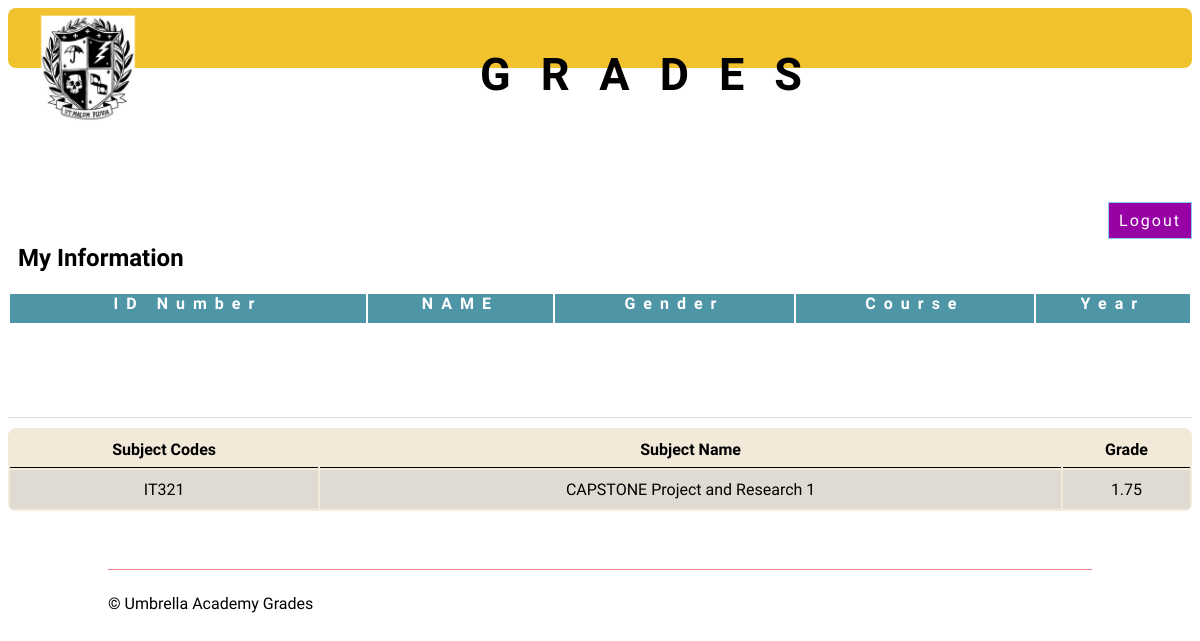
Before: /usteaps/main/dashboard.php (signed in) with the older database file.
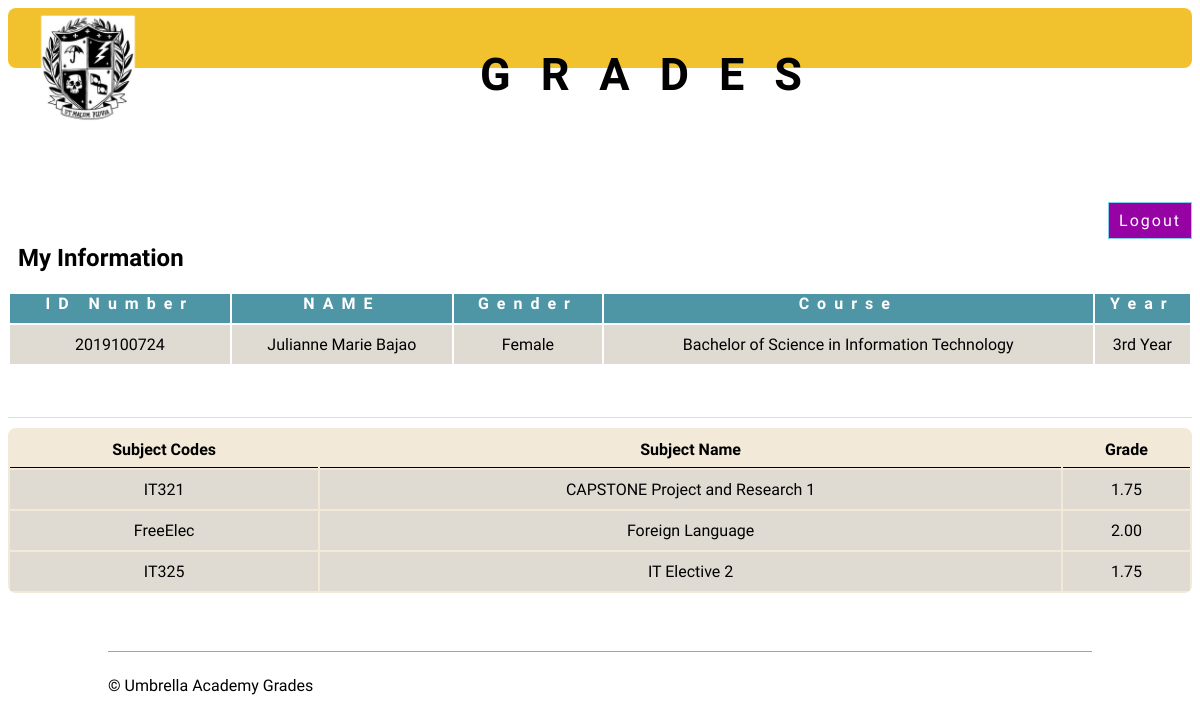
After: the same page with the newer database file.
### tables this page shows
CREATE TABLE `grades` (
  `sgid` int(11) NOT NULL,
  `idnumber` varchar(255) NOT NULL,
  `scode` varchar(255) NOT NULL,
  `sname` varchar(255) NOT NULL,
  `sgrade` varchar(255) NOT NULL
);

CREATE TABLE `information` (
  `infoid` int(11) NOT NULL,
  `idnumber` varchar(255) NOT NULL,
  `name` varchar(255) NOT NULL,
  `gender` varchar(255) NOT NULL,
  `course` varchar(255) NOT NULL,
  `cyear` varchar(255) NOT NULL
);

### usteaps/main/session.php (called while the page is built)
<?php
	require '../connection/connections.php';
	$query = $conn->query("SELECT * FROM `users` WHERE `username` = '$_SESSION[username]'") or die(mysqli_error());
	$fetch = $query->fetch_array();
	$username = $fetch['username'];
?>

### usteaps/main/dashboard.php (the view, shortened to what this page needs)
<!DOCTYPE html>
<?php
	require 'session.php';
?>
<html>
<head>
	<link rel="stylesheet" href="dashboard.css">
</head>
<body>
	<section id="header">
		<div class="header-box">
			<img src="../imgs/TEXT-LOGO-l2-Small.png" class="logo">
		</div>
			<div class="Ayuda">
				<h1>GRADES</h1>
			</div>
	</section>
	<div class="button-container">
            <a href="logout.php">Logout</a>
    </div>
<br><br>
<h2 id="title2">My 	Information</h2>
<div class="scrollable">
<table class="table2">
	 <tbody>
	 				<th>ID Number</th>
	 				<th>NAME</th>
	 				<th>Gender</th>
	 				<th>Course</th>
	 				<th>Year</th>
					<?php
						require '../connection/connections.php';
						$query = $conn->query("SELECT idnumber, name, gender, course, cyear  FROM `information` WHERE idnumber = ('$username');") or die(mysqli_error());
						while($fetch = $query->fetch_array()){
					?>
						<tr>
							<td><?php echo $fetch['idnumber']?></td>
							<td><?php echo $fetch['name']?></td>
							<td><?php echo $fetch['gender']?></td>
							<td><?php echo $fetch['course']?></td>
							<td><?php echo $fetch['cyear']?></td>
						</tr>
					<?php
						}
					?>
					</tbody>
</table>
</div>
<div class="container-table">
	<table class="table1">
  <tr>
    <th>Subject Codes</th>
    <th>Subject Name</th>
    <th>Grade</th>
  </tr>
  <tbody>
					<?php
						require '../connection/connections.php';
						$query = $conn->query("SELECT scode, sname, sgrade FROM `grades` WHERE idnumber = ('$username');") or die(mysqli_error());
						while($fetch = $query->fetch_array()){
					?>
						<tr>
							<td><?php echo $fetch['scode']?></td>
							<td><?php echo $fetch['sname']?></td>
							<td><?php echo $fetch['sgrade']?></td>
						</tr>
					<?php
						}
					?>
					</tbody>
</table>
	<section id="footer">
	<div class="container footer-row">
		<hr>
		<div class="footer-left-col">
			<p>© Umbrella Academy Grades</p>
		</div>
	</div>
</section>
</body>
</html>

### usteaps/main/dashboard.css (style rules this page uses)
* { padding: 0; font-family: alata; }
.logo { width: 120px; margin-top: 0px; margin-left: 20px; }
.header-box { background-size: cover; height: 60px; background-color: #F2C12E; border-radius: 8px; margin-bottom: 10%; }
.Ayuda { width: 30%; position: absolute; left: 55%; top: 6%; transform: translate(-50%, -50%); font-size: 30px; letter-spacing: 30px; }
.container { margin-right: 100px; margin-left: 100px; }
.button-container { margin: 0; float: right; padding: 1rem 0 2rem 0; }
.button-container a { float: left; border: 1px solid skyblue; background: rgb(151, 2, 165); padding: 8px 10px 8px 10px; color: white; text-decoration: none; letter-spacing: 2px; }
.container-table { width: 100%; height: 100vh; }
.table1 { margin-top: 10px; width: 100%; background: #F2E9D8 ; border-radius: 8px; border-color: red; }
.table1 th, td { text-align: center; padding-top: 10px; padding-bottom: 10px; }
.table1 th { border-bottom: 0.5px solid black; border-width: 10%; padding-bottom: 8px; }
.table1 td { background-color: #E0DBD2; }
#title2 { margin-left: 10px; }
.table2 { width: 100%; }
.table2 th { align-content: center; letter-spacing: 8px; padding-bottom: 10px; }
.table2 td { background-color: #E0DBD2; }
.scrollable { height: 125px; border-bottom: 1px solid #ddd; }
.scrollable th { color: white; font-stretch: 3%; background: #4E96A6; z-index: 2; top: 0; }
#footer { padding: 50px 0 30px; }
hr { width: 100%; border: 0; border-top: 1px solid #f67c92; }
.footer-row { display: flex; align-items: center; justify-content: space-between; flex-wrap: wrap; }
.footer-left-col { flex-basis: 50%; }

Changed rows visible on the page:
added information: idnumber "2019100724", name "Julianne Marie Bajao", gender "Female", course "Bachelor of Science in Information Technology", cyear "3rd Year"
added grades: scode "FreeElec", sname "Foreign Language", sgrade "2.00"
added grades: scode "IT325", sname "IT Elective 2", sgrade "1.75"
